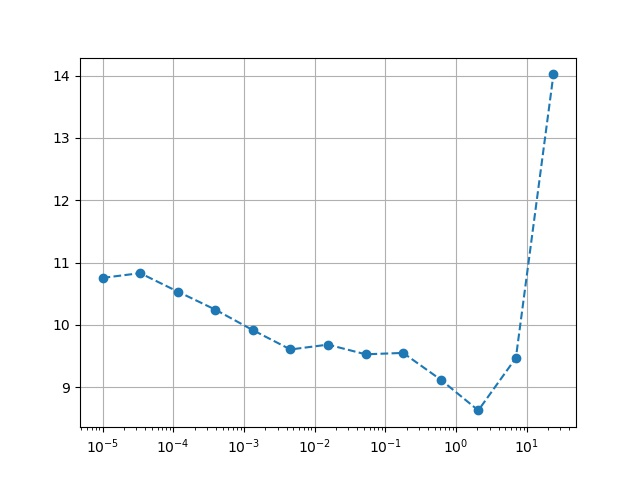

The Python source for this figure:
import argparse
import gc
import os
from pathlib import Path
import random
import sys
import json
import numpy
import time
from time import perf_counter

from tqdm import tqdm
import numpy as np
import pandas as pd
# import matplotlib.pyplot as plt
# import seaborn as sns

import sklearn.metrics
from sklearn.model_selection import KFold

import torch
from torch.utils.data.dataloader import DataLoader
import pytorch_lightning as pl

# --- import local modules ---
import config
if True:
    parser = argparse.ArgumentParser()
    subparsers = parser.add_subparsers(title="subcommands", dest="subcommand")

    train_parser = subparsers.add_parser("train")
    test_parser = subparsers.add_parser("test")
    
    train_parser.add_argument('--config', required=True)
    args = parser.parse_args()
    C = config.get_config(args.config)

from dataset import *
from model import *

# --- setup ---
pd.set_option('max_columns', 50)


def macro_recall(y_true, pred_y, n_grapheme=168, n_vowel=11, n_consonant=7):
    recall_grapheme  = sklearn.metrics.recall_score(y_true[0], pred_y[0], average='macro')
    recall_vowel     = sklearn.metrics.recall_score(y_true[1], pred_y[1], average='macro')
    recall_consonant = sklearn.metrics.recall_score(y_true[2], pred_y[2], average='macro')
    scores = [recall_grapheme, recall_vowel, recall_consonant]
    final_score = np.average(scores, weights=[2, 1, 1])
    # print(f'recall: grapheme {recall_grapheme}, vowel {recall_vowel}, consonant {recall_consonant}, '
    #       f'total {final_score}, y {y.shape}')
    return {'recall/weight_mean': final_score,
            'recall/recall_grapheme': recall_grapheme,
            'recall/recall_vowel': recall_vowel,
            'recall/recall_consonant': recall_consonant}


def calc_macro_recall(solution, submission):
    # solution df, submission df
    scores = []
    for component in ['grapheme_root', 'consonant_diacritic', 'vowel_diacritic']:
        y_true_subset = solution[solution[component] == component]['target'].values
        y_pred_subset = submission[submission[component] == component]['target'].values
        scores.append(sklearn.metrics.recall_score(
            y_true_subset, y_pred_subset, average='macro'))
    final_score = np.average(scores, weights=[2, 1, 1])
    return final_score


def accuracy(y, t):
    pred_label = torch.argmax(y, dim=1)
    t = torch.argmax(t, dim=1)

    count = pred_label.shape[0]
    correct = (pred_label == t).sum().type(torch.float32)
    acc = correct / count
    return acc.item(), pred_label.tolist()
    # return acc

def softmax(x):
    return np.exp(x) / np.sum(np.exp(x), axis=0)

LR_ARR = []
LOSS_ARR = []
def lr_range_test():
    INIT_LR = 1e-5
    WD = 1.25e-4
    # FACTOR = 10
    # FACTOR = np.sqrt(10)
    # FACTOR = np.sqrt(np.sqrt(10))
    FACTOR = 3.4
    predictor = PretrainedCNN(in_channels=1, out_dim=186, model_name=C.model_name, pretrained=None).to(C.device)
    classifier = BengaliClassifier(predictor).to(C.device)
    classifier.train()

    # optimizer =  torch.optim.Adam(classifier.parameters(), lr=INIT_LR, weight_decay=WD)
    optimizer =  torch.optim.AdamW(classifier.parameters(), lr=INIT_LR, weight_decay=WD)
    scheduler = torch.optim.lr_scheduler.StepLR(
            optimizer, step_size=1, gamma=FACTOR)

    # load data after model is in cuda
    train_dataset, valid_dataset = get_trainval_dataset_png()
    loader = DataLoader(train_dataset, batch_size=C.batch_size, shuffle=True, num_workers=C.num_workers)

    i = 0
    for batch in loader:
        lr_now = scheduler.get_lr()
        LR_ARR.append(INIT_LR * FACTOR**i)
        
        x, y = batch
        x, y = x.to(C.device), y.to(C.device)
        y0, y1, y2 = y[:, 0], y[:, 1], y[:, 2]

        ### do_cutmix  = np.random.rand() < 0.5
        do_cutmix  = False
        if do_cutmix:
            # x, y0, y1, y2 = mixup_multi_targets(x, y0, y1, y2)
            x, y0, y1, y2 = cutmix_multi_targets(x, y0, y1, y2, alpha=1.)
        else:
            y0, y1, y2 = onehot(y0, 168), onehot(y1, 11), onehot(y2, 7)

        optimizer.zero_grad()
        
        preds = classifier(x)
        loss_grapheme = mixup_cross_entropy_loss(preds[0], y0, class_dx=0)
        loss_vowel = mixup_cross_entropy_loss(preds[1], y1, class_dx=1)
        loss_consonant = mixup_cross_entropy_loss(preds[2], y2, class_dx=2)
        loss = loss_grapheme + loss_vowel + loss_consonant
        
        loss.backward()  # need this?
        optimizer.step()
        scheduler.step()
        
        LOSS_ARR.append(loss.item())

        i += 1
        if loss > 13 or i > 50 : break
lr_range_test()
print(LR_ARR)
print(LOSS_ARR)
plt.ylim()
plt.grid(True)
plt.plot(LR_ARR, LOSS_ARR, 'o--')
plt.xscale('log')
plt.savefig("lr_range_test.jpg")
exit()
        
#####################################################################
# --- Training Class ---
#####################################################################
class BengaliModule(pl.LightningModule):

    def __init__(self, hparams):
        super(BengaliModule, self).__init__()
        self.hparams = hparams
        self.device = torch.device(C.device)

        n_grapheme = 168
        n_vowel = 11
        n_consonant = 7
        n_total = n_grapheme + n_vowel + n_consonant
        print('n_total', n_total)

        # Set pretrained='imagenet' to download imagenet pretrained model...
        predictor = PretrainedCNN(in_channels=1, out_dim=n_total, model_name=C.model_name, pretrained=None).to(self.device)
        print('predictor', type(predictor))
        self.classifier = BengaliClassifier(predictor).to(self.device)

        # load data after model is in cuda
        self.train_dataset, self.valid_dataset = get_trainval_dataset_png()

    def forward(self, x):
        return self.classifier(x.to(self.device))  # todo return [logi1, logi2, logi3]

    @staticmethod
    def _calc_loss_metric(preds, y0, y1, y2, log_prefix):
        """return loss(torch.Tensor) and log(not Tensor)"""
        # _loss_func = mixup_cross_entropy_loss if do_mixup else torch.nn.functional.cross_entropy
        loss_grapheme = mixup_cross_entropy_loss(preds[0], y0, class_dx=0)
        loss_vowel = mixup_cross_entropy_loss(preds[1], y1, class_dx=1)
        loss_consonant = mixup_cross_entropy_loss(preds[2], y2, class_dx=2)
        loss = loss_grapheme + loss_vowel + loss_consonant

        acc_grapheme, y_hat0 = accuracy(preds[0], y0)
        acc_vowel, y_hat1 = accuracy(preds[1], y1)
        acc_consonant, y_hat2 = accuracy(preds[2], y2)
        logs = {
            f'loss/{log_prefix}_total_loss': loss.item(),
            f'loss/{log_prefix}_loss_grapheme': loss_grapheme.item(),
            f'loss/{log_prefix}_loss_vowel': loss_vowel.item(),
            f'loss/{log_prefix}_loss_consonant': loss_consonant.item(),
            f'acc/{log_prefix}_acc_grapheme': acc_grapheme,
            f'acc/{log_prefix}_acc_vowel': acc_vowel,
            f'acc/{log_prefix}_acc_consonant': acc_consonant,
        }
        return loss, logs, [y_hat0, y_hat1, y_hat2]

    def training_step(self, batch, batch_idx):
        # REQUIRED
        x, y = batch
        x, y = x.to(self.device), y.to(self.device)
        y0, y1, y2 = y[:, 0], y[:, 1], y[:, 2]

        do_cutmix  = np.random.rand() < 0.5
        if do_cutmix:
            # x, y0, y1, y2 = mixup_multi_targets(x, y0, y1, y2)
            x, y0, y1, y2 = cutmix_multi_targets(x, y0, y1, y2, alpha=1.)
        else:
            y0, y1, y2 = onehot(y0, 168), onehot(y1, 11), onehot(y2, 7)

        preds = self.forward(x)
        loss, logs, _ = self._calc_loss_metric(preds, y0, y1, y2, log_prefix='train')

        return {'loss': loss, 'log': logs}

    def validation_step(self, batch, batch_idx):
        # OPTIONAL
        x, y = batch
        x, y = x.to(self.device), y.to(self.device)
        y0, y1, y2 = y[:, 0], y[:, 1], y[:, 2]
        y0, y1, y2 = onehot(y0, 168), onehot(y1, 11), onehot(y2, 7)

        preds = self.forward(x)

        _, logs, y_hat_arr = self._calc_loss_metric(preds, y0, y1, y2, log_prefix='val')

        return {'_val_log' : logs, 
                'y_true' : np.swapaxes(y.cpu().numpy(), 0, 1),  # shape is class(3), B
                'y_hat' : y_hat_arr
               }

    def validation_end(self, outputs):
        # OPTIONAL
        keys = outputs[0]['_val_log'].keys()
        tf_logs = {}
        for key in keys:
            tf_logs[key] = np.stack([x['_val_log'][key] for x in outputs]).mean()
        ### print( len ( self.trainer.lr_schedulers ))
        ### tf_logs['lr'] = self.trainer.lr_schedulers[0].optimizer.param_groups[0]['lr']

        y_true = [np.concatenate([x['y_true'][i] for x in outputs]) for i in range(3)]
        y_hat  = [np.concatenate([x['y_hat'][i]  for x in outputs]) for i in range(3)]
        recalls_dict = macro_recall(y_true, y_hat)
        tf_logs = {**tf_logs, **recalls_dict}  # merge dicts
        return {'val_loss': tf_logs['loss/val_total_loss'], 'log': tf_logs, 'progress_bar': tf_logs}
        
    # def test_step(self, batch, batch_idx):
    #     # OPTIONAL
    #     x, y = batch
    #     y_hat = self.forward(x)
    #     return {'test_loss': F.cross_entropy(y_hat, y)}

    # def test_end(self, outputs):
    #     # OPTIONAL
    #     avg_loss = torch.stack([x['test_loss'] for x in outputs]).mean()
    #     tensorboard_logs = {'test_loss': avg_loss}
    #     return {'avg_test_loss': avg_loss, 'log': tensorboard_logs}

    def configure_optimizers(self):
        # REQUIRED
        # can return multiple optimizers and learning_rate schedulers
        # (LBFGS it is automatically supported, no need for closure function)
        optimizer =  torch.optim.Adam(self.classifier.parameters(), lr=0.001 * C.batch_size / 32)  # 0.001 for bs=32
        scheduler = torch.optim.lr_scheduler.ReduceLROnPlateau(
            optimizer, mode='min', factor=0.5, patience=3, min_lr=1e-10, verbose=True)
        return [optimizer], [scheduler]

    @pl.data_loader
    def train_dataloader(self):
        # REQUIRED
        return DataLoader(self.train_dataset, batch_size=C.batch_size, shuffle=True, num_workers=C.num_workers)

    @pl.data_loader
    def val_dataloader(self):
        # OPTIONAL
        return DataLoader(self.valid_dataset, batch_size=C.batch_size, shuffle=False, num_workers=C.num_workers)

    # @pl.data_loader
    # def test_dataloader(self):
    #     # OPTIONAL
    #     return DataLoader(MNIST(os.getcwd(), train=False, download=True, transform=transforms.ToTensor()), batch_size=32)

    def predict_proba(self, loader):
        arr0, arr1, arr2 = [], [], []
        for x in loader:
            with torch.no_grad():
                preds0, preds1, preds2 = self.forward(x.to(self.device))
            arr0.append(np.apply_along_axis(softmax, -1, preds0.cpu().numpy()))
            arr1.append(np.apply_along_axis(softmax, -1, preds1.cpu().numpy()))
            arr2.append(np.apply_along_axis(softmax, -1, preds2.cpu().numpy()))
        return np.concatenate(arr0), np.concatenate(arr1), np.concatenate(arr2)


def train(args):
    m = BengaliModule(args)
    trainer = pl.Trainer(
        early_stop_callback=None, max_epochs=C.n_epoch,
        fast_dev_run=False)
    trainer.fit(m)


# resutre trainer
    # trainer = pl.Trainer()
    # trainer.restore(path, torch.cuda.is_available())

# proper way to load is calling BengaliModule.load_from_checkpoint(path)
#   m = BengaliModule.load_from_checkpoint(path)
# It seems load_from_checkpoint() assume I passed hparams arg when training?
def _load(checkpoint_path, map_location=None):
    checkpoint = torch.load(checkpoint_path, map_location=map_location)
    m = BengaliModule()
    m.load_state_dict(checkpoint['state_dict'])
    return m

def test():
    path = './lightning_logs/version_5/checkpoints/_ckpt_epoch_27.ckpt'
    model = _load(path).to(C.device)
    model.eval()
    
    ret = model.forward(torch.Tensor(np.random.randn(3, 1, 128, 128)).to(C.device))
    print(ret[0].shape, ret[1].shape, ret[2].shape)
    
    preds0, preds1, preds2 = [], [], []
    for i in range(4):  # 4 parque loop
        indices = [i]
        test_images = prepare_image(
            C.datadir, C.featherdir, data_type='test', submission=True, indices=indices)
        n_dataset = len(test_images)
        print(f'i={i}, n_dataset={n_dataset}')
        test_dataset = BengaliAIDataset(
            test_images, None, 
            transform=Transform(affine=False, crop=True, size=(C.image_size, C.image_size), train=False)
        )

        # INFER
        ########################## TODO, CHANGE BACTHSIZE
        test_loader = DataLoader(test_dataset, batch_size=2, shuffle=False)
        p0arr, p1arr, p2arr = model.predict_proba(test_loader)
        # print("p[012]arr", p0arr, p1arr, p2arr)
        preds0.append(p0arr)
        preds1.append(p1arr)
        preds2.append(p2arr)

        # CLEANUP
        del test_loader
        del test_dataset
        del test_images
        gc.collect()

    preds0 = np.concatenate(preds0).argmax(axis=-1)
    preds1 = np.concatenate(preds1).argmax(axis=-1)
    preds2 = np.concatenate(preds2).argmax(axis=-1)
    print('shapes:', 'p0', preds0.shape, 'p1', preds1.shape, 'p2', preds2.shape)

    # SUBMISSION
    row_id = []
    target = []
    for i in tqdm(range(len(preds0))):
        row_id += [f'Test_{i}_grapheme_root', f'Test_{i}_vowel_diacritic',
               f'Test_{i}_consonant_diacritic']
        target += [preds0[i], preds1[i], preds2[i]]
    submission_df = pd.DataFrame({'row_id': row_id, 'target': target})
    submission_df.to_csv('submission.csv', index=False)



if __name__ == "__main__":

    if args.subcommand == 'train':
        train(args)
    elif args.subcommand == 'test':
        test()
